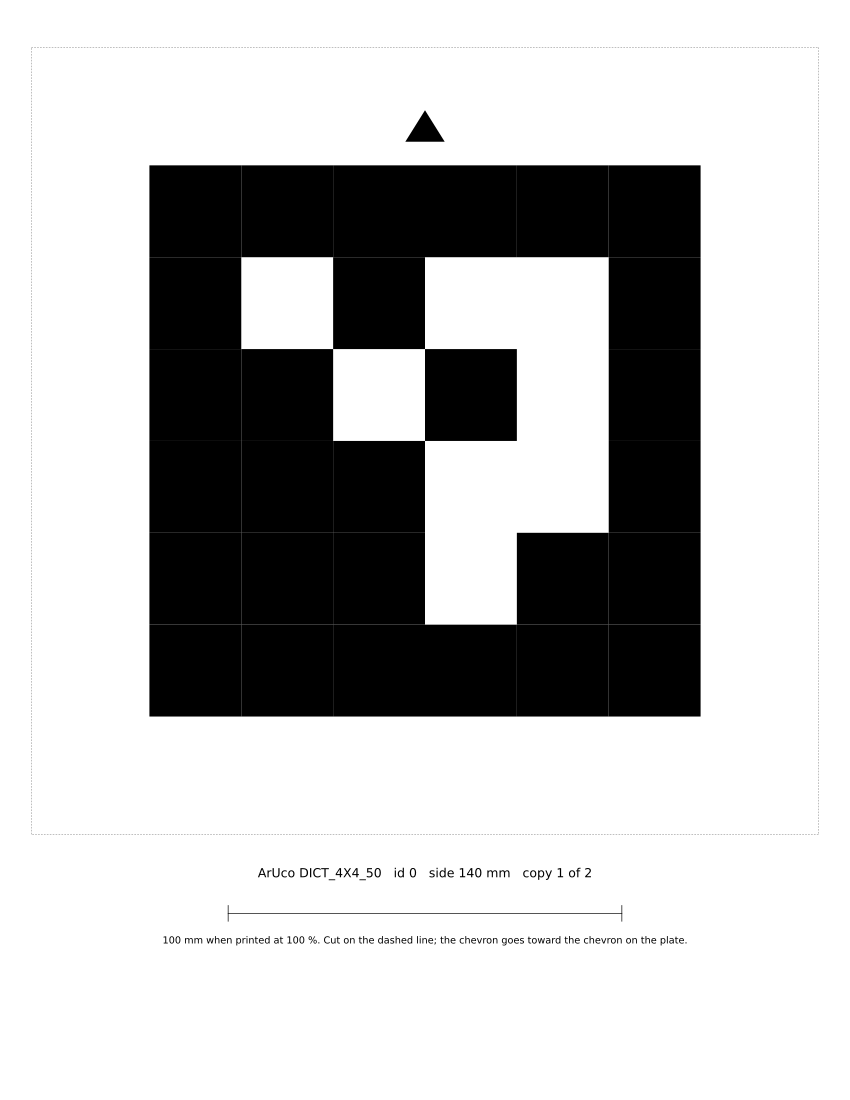

Here is the Python script that generated this plot:
"""Printable ArUco markers for the stands: one marker per page, drawn as vector squares
at exact size, inside the 200 mm cut outline of the plate face with the chevron that marks
the top. Print at 100 % (no "fit to page") and check one side with a ruler.

    pip install opencv-contrib-python matplotlib
    python3 markers.py                          # ids 0-3, two copies each, Letter
    python3 markers.py --ids 0 1 2 --copies 3 --page a4 --out markers.pdf
"""
import argparse

import cv2
import matplotlib
matplotlib.use("Agg")
from matplotlib.backends.backend_pdf import PdfPages
from matplotlib.patches import Polygon, Rectangle
import matplotlib.pyplot as plt

DICTIONARY = "DICT_4X4_50"
MARKER = 140.0                  # printed side [mm], marker_size of config/survey.yaml
PLATE = 200.0                   # plate face and cut square [mm], PLATE of mounts.py
PAGES = {"letter": (215.9, 279.4), "a4": (210.0, 297.0)}
MM = 1 / 25.4


def bits(dictionary: str, marker_id: int):
    """The module matrix of a marker, border included: 1 is black."""
    d = cv2.aruco.getPredefinedDictionary(getattr(cv2.aruco, dictionary))
    n = d.markerSize + 2
    image = cv2.aruco.generateImageMarker(d, marker_id, n, borderBits=1)
    return (image == 0).astype(int)


def page(pdf, dictionary: str, marker_id: int, copy: int, copies: int, size):
    width, height = size
    fig = plt.figure(figsize=(width * MM, height * MM))
    ax = fig.add_axes([0, 0, 1, 1])
    ax.set_xlim(0, width)
    ax.set_ylim(height, 0)
    ax.set_aspect("equal")
    ax.axis("off")

    cx, cy = width / 2, PLATE / 2 + 12.0
    # cut outline of the plate face
    ax.add_patch(Rectangle((cx - PLATE / 2, cy - PLATE / 2), PLATE, PLATE, fill=False,
                           lw=0.3, ls=(0, (4, 3)), ec="0.4"))
    # the marker, one black square per module
    m = bits(dictionary, marker_id)
    n = m.shape[0]
    cell = MARKER / n
    x0, y0 = cx - MARKER / 2, cy - MARKER / 2
    for r in range(n):
        for c in range(n):
            if m[r, c]:
                ax.add_patch(Rectangle((x0 + c * cell, y0 + r * cell), cell, cell,
                                       fc="black", ec="black", lw=0))
    # chevron toward the top of the marker, as engraved on the plate (mounts.py)
    ax.add_patch(Polygon([(cx - 5, cy - 76), (cx + 5, cy - 76), (cx, cy - 84)],
                         closed=True, fc="black", ec="none"))
    # label and a scale check, outside the cut square
    ty = cy + PLATE / 2 + 10
    ax.text(cx, ty, f"ArUco {dictionary}   id {marker_id}   side {MARKER:.0f} mm"
            f"   copy {copy} of {copies}", ha="center", va="center", fontsize=9)
    ax.plot([cx - 50, cx + 50], [ty + 10, ty + 10], color="black", lw=0.5)
    for x in (cx - 50, cx + 50):
        ax.plot([x, x], [ty + 8, ty + 12], color="black", lw=0.5)
    ax.text(cx, ty + 17, "100 mm when printed at 100 %. Cut on the dashed line; "
            "the chevron goes toward the chevron on the plate.",
            ha="center", va="center", fontsize=7)
    pdf.savefig(fig)
    plt.close(fig)


def main():
    p = argparse.ArgumentParser(description=__doc__.split("\n\n")[0])
    p.add_argument("--ids", type=int, nargs="+", default=[0, 1, 2, 3])
    p.add_argument("--copies", type=int, default=2)
    p.add_argument("--dictionary", default=DICTIONARY)
    p.add_argument("--page", choices=PAGES, default="letter")
    p.add_argument("--out", default="markers.pdf")
    a = p.parse_args()
    with PdfPages(a.out) as pdf:
        for marker_id in a.ids:
            for copy in range(1, a.copies + 1):
                page(pdf, a.dictionary, marker_id, copy, a.copies, PAGES[a.page])
    print(f"{a.out}: {len(a.ids) * a.copies} pages, ids {a.ids}, {a.copies} copies each, "
          f"{a.page}, marker {MARKER:.0f} mm in a {PLATE:.0f} mm square")


if __name__ == "__main__":
    main()
